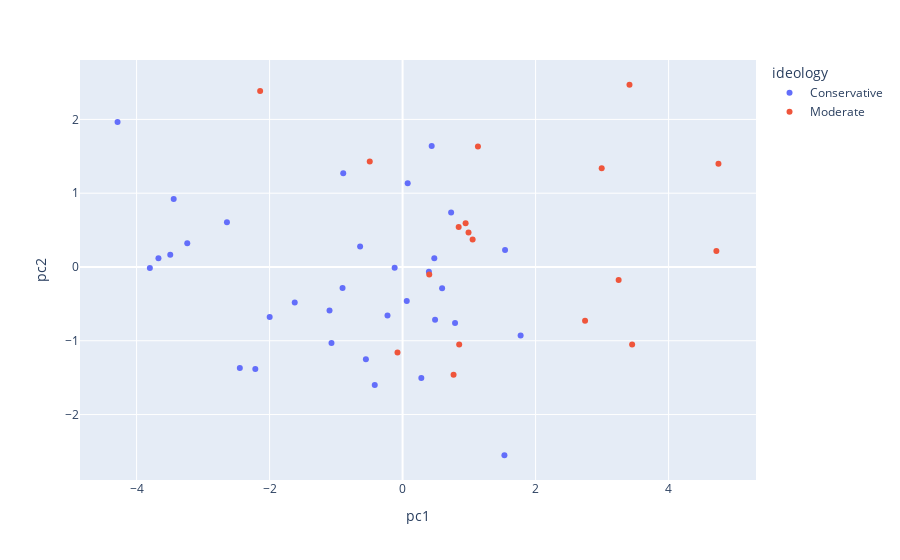

The code cell stored with this chart in its notebook:
### Code cell
first_2_pcs['state'] = df_standardized.index
first_2_pcs.set_index('state', inplace=True)
first_2_pcs = first_2_pcs.join(cons_lib)
first_2_pcs.reset_index(inplace=True)


fig = px.scatter(first_2_pcs, x="pc1", y="pc2", color='ideology',
                hover_data={"state": True}); 

fig.show();

### Figure 1 — Plotly figure (JSON) as saved in the notebook; plotly's stock layout.template omitted (floating-point values rounded to 4 significant figures)
{"data": [{"customdata": [["Alabama"], ["Arizona"], ["Arkansas"], ["Florida"], ["Georgia"], ["Idaho"], ["Indiana"], ["Iowa"], ["Kansas"], ["Kentucky"], ["Louisiana"], ["Maine"], ["Michigan"], ["Minnesota"], ["Mississippi"], ["Missouri"], ["Montana"], ["Nebraska"], ["New Hampshire"], ["North Carolina"], ["North Dakota"], ["Ohio"], ["Oklahoma"], ["Pennsylvania"], ["South Carolina"], ["South Dakota"], ["Tennessee"], ["Texas"], ["Utah"], ["Virginia"], ["West Virginia"], ["Wisconsin"], ["Wyoming"]], "hovertemplate": "ideology=Conservative<br>pc1=%{x}<br>pc2=%{y}<br>state=%{customdata[0]}<extra></extra>", "legendgroup": "Conservative", "marker": {"color": "#636efa", "symbol": "circle"}, "mode": "markers", "name": "Conservative", "orientation": "v", "showlegend": true, "type": "scatter", "x": [0.73, 1.541, -0.5517, -0.1194, 0.5942, -3.238, -0.4187, -3.8, -2.641, 0.4767, 0.4884, 1.531, 1.775, -1.099, 0.2818, -1.622, -0.2271, -3.442, -1.069, -0.8926, -4.286, -0.903, 0.0769, 0.06279, -1.999, -3.671, -0.6389, 0.4376, -3.494, 0.7888, 0.3955, -2.215, -2.447], "xaxis": "x", "y": [0.7384, 0.2314, -1.251, -0.01063, -0.2884, 0.3224, -1.599, -0.01532, 0.6072, 0.1186, -0.716, -2.551, -0.9274, -0.5889, -1.504, -0.4825, -0.6576, 0.9207, -1.029, 1.27, 1.964, -0.2858, 1.134, -0.4621, -0.6777, 0.1184, 0.278, 1.64, 0.1654, -0.7579, -0.06575, -1.383, -1.37], "yaxis": "y"}, {"customdata": [["Alaska"], ["California"], ["Colorado"], ["Connecticut"], ["Delaware"], ["District of Columbia"], ["Hawaii"], ["Illinois"], ["Maryland"], ["Massachusetts"], ["Nevada"], ["New Jersey"], ["New Mexico"], ["New York"], ["Oregon"], ["Rhode Island"], ["Vermont"], ["Washington"]], "hovertemplate": "ideology=Moderate<br>pc1=%{x}<br>pc2=%{y}<br>state=%{customdata[0]}<extra></extra>", "legendgroup": "Moderate", "marker": {"color": "#EF553B", "symbol": "circle"}, "mode": "markers", "name": "Moderate", "orientation": "v", "showlegend": true, "type": "scatter", "x": [3.451, 3.412, 0.4011, -0.07636, 1.133, 2.994, -2.142, 0.8513, 0.9477, 0.9916, 1.053, 2.744, 4.75, 0.8435, 4.719, -0.494, 0.7666, 3.249], "xaxis": "x", "y": [-1.052, 2.47, -0.1009, -1.158, 1.632, 1.337, 2.386, -1.051, 0.5937, 0.4679, 0.3734, -0.7303, 1.399, 0.5435, 0.2154, 1.429, -1.46, -0.1765], "yaxis": "y"}], "layout": {"legend": {"title": {"text": "ideology"}, "tracegroupgap": 0}, "margin": {"t": 60}, "xaxis": {"anchor": "y", "domain": [0, 1], "title": {"text": "pc1"}}, "yaxis": {"anchor": "x", "domain": [0, 1], "title": {"text": "pc2"}}}}
